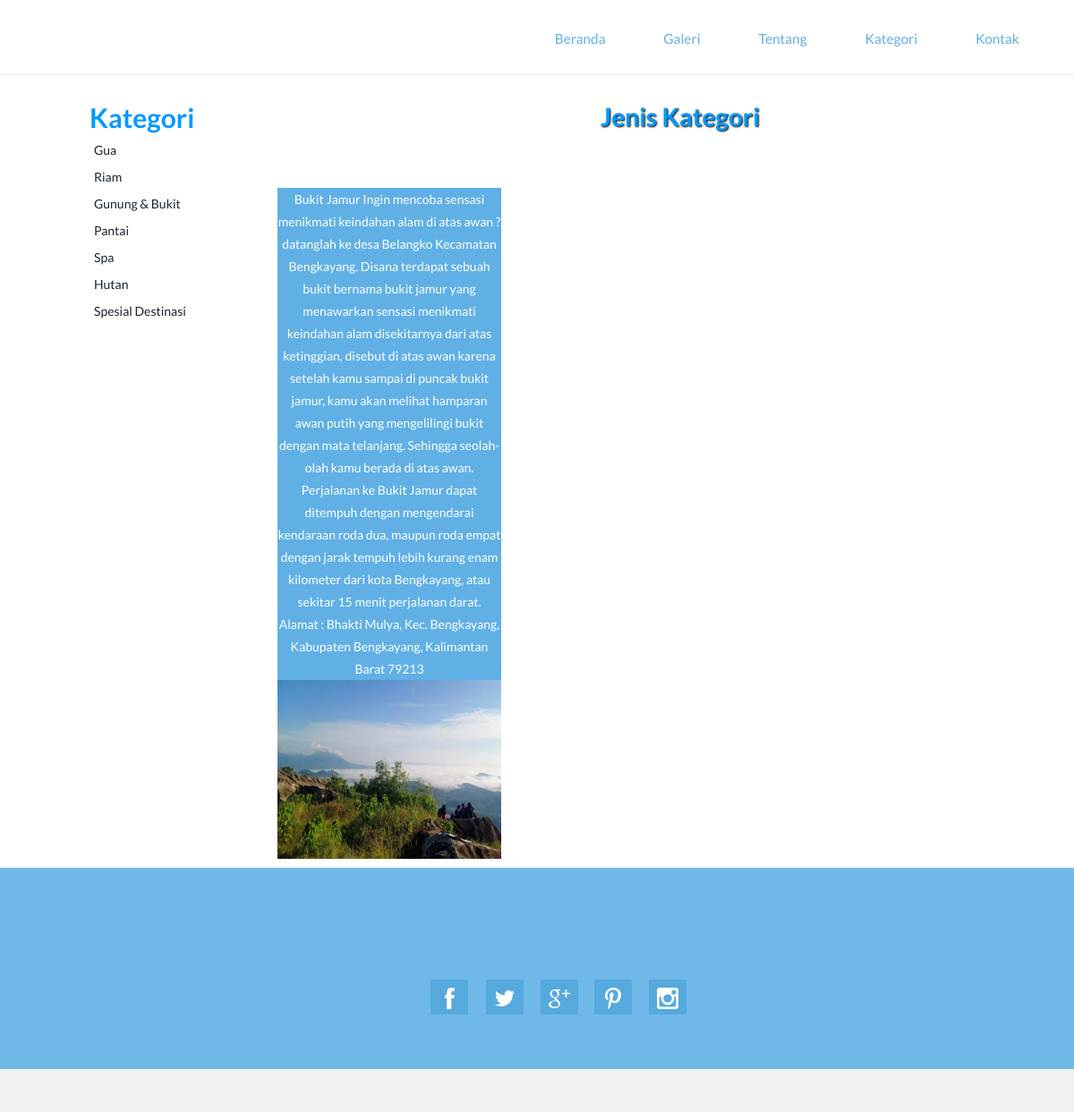
/subcat.php?catid=3, run on the app's committed database.
### tables this page shows
CREATE TABLE `category` (
  `Cat_id` int(100) NOT NULL,
  `Cat_name` varchar(2000) NOT NULL
);

CREATE TABLE `subcategory` (
  `Subcatid` int(200) NOT NULL,
  `Subcatname` varchar(1000) NOT NULL,
  `Catid` int(200) NOT NULL,
  `Pic` varchar(8000) NOT NULL,
  `Detail` varchar(8000) NOT NULL
);

### subcat.php (the view, shortened to what this page needs)
<!DOCTYPE html>
<html>
<head>
<link href="stylecss.css" rel='stylesheet' type='text/css'/>
<link href="css/bootstrap.css" rel='stylesheet' type='text/css'/>
<link href="css/style.css" rel="stylesheet" type="text/css" media="all"/>
</head>
<body>
<?php include('function.php'); ?>
<?php include('top.php'); ?>
<br>
<br>
<br>
<div style="height:50px"></div>
<div style="width:1000px; margin:auto" >
<div style="width:200px; float:left">
<table cellpadding="0" cellspacing="0" width="1000px">
<tr><td style="font-size:30px; color:#09F"><b>Kategori</b></td></tr>
<?php
$s="select * from category";
$result=mysqli_query($cn,$s);
while($data=mysqli_fetch_array($result))
{
		echo "<tr><td style=' padding:5px;'><a href='subcat.php?catid=$data[0]'>$data[1]</a></td></tr>";
}
?>
</table>
</div>
<div style="width:800px; float:left">
<table cellpadding="0px" cellspacing="0" width="1000px">
<tr><td class="headingText">Jenis Kategori</td></tr>
<tr><td class="paraText" width="900px">
<table cellpadding="0" cellspacing="0" width="900px">
<?php
$s="select * from subcategory where Catid='" .$_GET["catid"] . "'";
$result=mysqli_query($cn,$s);
$n=0;
while($data=mysqli_fetch_array($result))
{
	if($n%3==0)
	{
	?>
<tr>
<?php
	}?>
<td>
<table border="0" width="100px" bordercolor="#FF6666">
<tr><td align="center" style="background-color:#60B0E6; color:#FFF"><?php echo $data[1];?> </td></tr>
<tr><td class="images"><img src="Admin/subcatimages/<?php echo $data[3]; ?>" width="250px" height="200px" /></td></tr><br/><br/>
</table>
</td>
<?php
$n=$n+1;
}
?>
</table>
</td></tr></table>
</div>
</div>
<?php include('bottom.php'); ?>
</body>
</html>

### stylecss.css (style rules this page uses)
.headingText { font-size:38px; color:#09F; margin:5px; font-weight:bold; text-shadow:1px 1px 2px black;; text-align:center; }
.paraText { line-height:25px; padding:10px; text-align:justify; }

### style.css (style rules this page uses)
.headingText { font-size:28px; color:#09F; margin:5px; font-weight:bold; text-shadow:1px 1px 2px black;; text-align:center; }
.paraText { line-height:25px; padding:10px; text-align:justify; }
body { margin:0; padding:0; font-family: 'Lato', sans-serif; -webkit-appearance:none; }
body a { transition:0.5s all; -webkit-transition:0.5s all; -moz-transition:0.5s all; -o-transition:0.5s all; -ms-transition:0.5s all; }

### data on the page
category: Cat_name "Gua"
category: Cat_name "Riam"
category: Cat_name "Gunung & Bukit"
category: Cat_name "Pantai"
category: Cat_name "Spa"
category: Cat_name "Hutan"
category: Cat_name "Spesial Destinasi"
subcategory: Subcatname "Bukit Jamur Ingin mencoba sensasi menikmati keindahan alam di atas awan ? datanglah ke desa Belangko Kecamatan Bengkayang. Disana terdapat sebuah bukit bernama bukit jamur yang menawarkan sensasi menikmati keindahan alam disekitarnya dari atas ketinggian, disebut di atas awan karena setelah kamu sampai di puncak bukit jamur, kamu akan melihat hamparan awan putih yang mengelilingi bukit dengan mata telanjang. Sehingga seolah-olah kamu berada di atas awan. Perjalanan ke Bukit Jamur dapat ditempuh dengan mengendarai kendaraan roda dua, maupun roda empat dengan jarak tempuh lebih kurang enam kilometer dari kota Bengkayang, atau sekitar 15 menit perjalanan darat. Alamat : Bhakti Mulya, Kec.…", Pic (picture)
